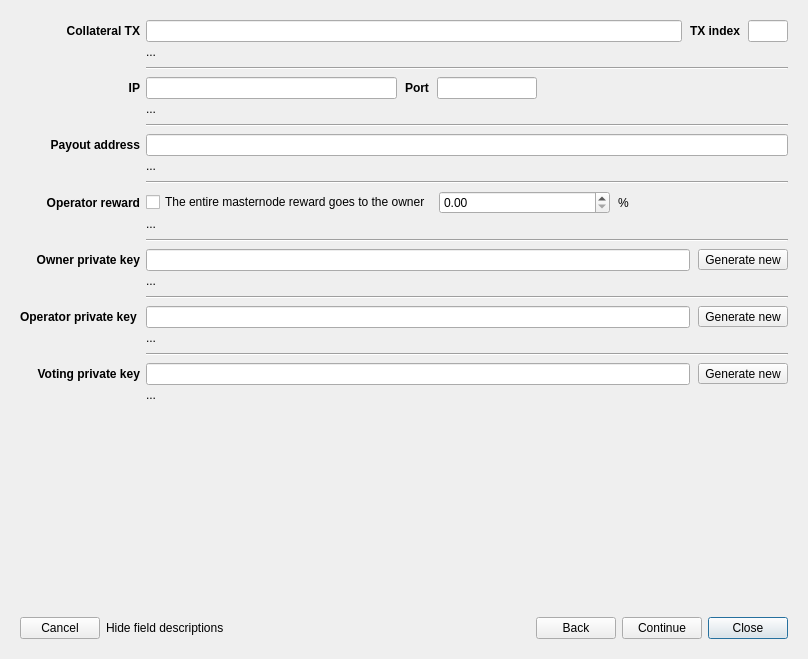
<?xml version="1.0" encoding="UTF-8"?>
<ui version="4.0">
 <class>RegMasternodeDlg</class>
 <widget class="QDialog" name="RegMasternodeDlg">
  <property name="geometry">
   <rect>
    <x>0</x>
    <y>0</y>
    <width>808</width>
    <height>659</height>
   </rect>
  </property>
  <property name="sizePolicy">
   <sizepolicy hsizetype="Preferred" vsizetype="Minimum">
    <horstretch>0</horstretch>
    <verstretch>0</verstretch>
   </sizepolicy>
  </property>
  <property name="windowTitle">
   <string>Masternode migration wizard</string>
  </property>
  <layout class="QVBoxLayout" name="verticalLayout">
   <property name="spacing">
    <number>0</number>
   </property>
   <property name="sizeConstraint">
    <enum>QLayout::SetMinimumSize</enum>
   </property>
   <item>
    <widget class="QStackedWidget" name="stackedWidget">
     <property name="sizePolicy">
      <sizepolicy hsizetype="Preferred" vsizetype="Minimum">
       <horstretch>0</horstretch>
       <verstretch>0</verstretch>
      </sizepolicy>
     </property>
     <property name="currentIndex">
      <number>0</number>
     </property>
     <widget class="QWidget" name="page0">
      <property name="sizePolicy">
       <sizepolicy hsizetype="Preferred" vsizetype="Minimum">
        <horstretch>0</horstretch>
        <verstretch>0</verstretch>
       </sizepolicy>
      </property>
      <layout class="QGridLayout" name="gridLayout" rowstretch="0,0,0,0,0,0,0,0,0,0,0,0,0,0,0,0,0,0,0,0,0,0,0">
       <property name="sizeConstraint">
        <enum>QLayout::SetMinimumSize</enum>
       </property>
       <property name="verticalSpacing">
        <number>3</number>
       </property>
       <item row="14" column="1">
        <widget class="QLabel" name="lblOwnerMsg">
         <property name="sizePolicy">
          <sizepolicy hsizetype="Ignored" vsizetype="Preferred">
           <horstretch>0</horstretch>
           <verstretch>0</verstretch>
          </sizepolicy>
         </property>
         <property name="text">
          <string>...</string>
         </property>
         <property name="wordWrap">
          <bool>true</bool>
         </property>
         <property name="openExternalLinks">
          <bool>true</bool>
         </property>
         <property name="textInteractionFlags">
          <set>Qt::LinksAccessibleByMouse|Qt::TextSelectableByMouse</set>
         </property>
        </widget>
       </item>
       <item row="21" column="1">
        <widget class="QLabel" name="lblVotingMsg">
         <property name="sizePolicy">
          <sizepolicy hsizetype="Ignored" vsizetype="Preferred">
           <horstretch>0</horstretch>
           <verstretch>0</verstretch>
          </sizepolicy>
         </property>
         <property name="text">
          <string>...</string>
         </property>
         <property name="wordWrap">
          <bool>true</bool>
         </property>
         <property name="openExternalLinks">
          <bool>true</bool>
         </property>
         <property name="textInteractionFlags">
          <set>Qt::LinksAccessibleByMouse|Qt::TextSelectableByMouse</set>
         </property>
        </widget>
       </item>
       <item row="3" column="1">
        <layout class="QHBoxLayout" name="layIP">
         <property name="spacing">
          <number>8</number>
         </property>
         <item>
          <widget class="QLineEdit" name="edtIP">
           <property name="clearButtonEnabled">
            <bool>true</bool>
           </property>
          </widget>
         </item>
         <item>
          <widget class="QLabel" name="label_5">
           <property name="font">
            <font>
             <weight>75</weight>
             <bold>true</bold>
            </font>
           </property>
           <property name="text">
            <string>Port</string>
           </property>
          </widget>
         </item>
         <item>
          <widget class="QLineEdit" name="edtPort">
           <property name="sizePolicy">
            <sizepolicy hsizetype="Minimum" vsizetype="Fixed">
             <horstretch>0</horstretch>
             <verstretch>0</verstretch>
            </sizepolicy>
           </property>
           <property name="maximumSize">
            <size>
             <width>100</width>
             <height>16777215</height>
            </size>
           </property>
           <property name="clearButtonEnabled">
            <bool>true</bool>
           </property>
          </widget>
         </item>
         <item>
          <spacer name="horizontalSpacer">
           <property name="orientation">
            <enum>Qt::Horizontal</enum>
           </property>
           <property name="sizeHint" stdset="0">
            <size>
             <width>40</width>
             <height>20</height>
            </size>
           </property>
          </spacer>
         </item>
        </layout>
       </item>
       <item row="10" column="1">
        <layout class="QHBoxLayout" name="layOperatorReward">
         <property name="spacing">
          <number>8</number>
         </property>
         <item>
          <widget class="QCheckBox" name="chbWholeMNReward">
           <property name="text">
            <string>The entire masternode reward goes to the owner</string>
           </property>
          </widget>
         </item>
         <item>
          <widget class="QDoubleSpinBox" name="edtOperatorReward">
           <property name="maximum">
            <double>100.000000000000000</double>
           </property>
          </widget>
         </item>
         <item>
          <widget class="QLabel" name="label_16">
           <property name="text">
            <string>%</string>
           </property>
          </widget>
         </item>
        </layout>
       </item>
       <item row="19" column="1">
        <layout class="QHBoxLayout" name="layVotingKey">
         <property name="spacing">
          <number>8</number>
         </property>
         <item>
          <widget class="QLineEdit" name="edtVotingKey">
           <property name="clearButtonEnabled">
            <bool>true</bool>
           </property>
          </widget>
         </item>
         <item>
          <widget class="QToolButton" name="btnGenerateVotingKey">
           <property name="text">
            <string>Generate new</string>
           </property>
          </widget>
         </item>
        </layout>
       </item>
       <item row="15" column="1">
        <widget class="Line" name="line_5">
         <property name="minimumSize">
          <size>
           <width>0</width>
           <height>12</height>
          </size>
         </property>
         <property name="orientation">
          <enum>Qt::Horizontal</enum>
         </property>
        </widget>
       </item>
       <item row="16" column="1">
        <layout class="QHBoxLayout" name="layOperatorKey">
         <property name="spacing">
          <number>8</number>
         </property>
         <item>
          <widget class="QLineEdit" name="edtOperatorKey">
           <property name="clearButtonEnabled">
            <bool>true</bool>
           </property>
          </widget>
         </item>
         <item>
          <widget class="QToolButton" name="btnGenerateOperatorKey">
           <property name="text">
            <string>Generate new</string>
           </property>
          </widget>
         </item>
        </layout>
       </item>
       <item row="7" column="1">
        <layout class="QHBoxLayout" name="layPayoutAddress">
         <property name="spacing">
          <number>8</number>
         </property>
         <item>
          <widget class="QLineEdit" name="edtPayoutAddress">
           <property name="clearButtonEnabled">
            <bool>true</bool>
           </property>
          </widget>
         </item>
        </layout>
       </item>
       <item row="7" column="0">
        <widget class="QLabel" name="label_8">
         <property name="font">
          <font>
           <weight>75</weight>
           <bold>true</bold>
          </font>
         </property>
         <property name="text">
          <string>Payout address</string>
         </property>
         <property name="alignment">
          <set>Qt::AlignRight|Qt::AlignTrailing|Qt::AlignVCenter</set>
         </property>
        </widget>
       </item>
       <item row="6" column="1">
        <widget class="Line" name="line_2">
         <property name="minimumSize">
          <size>
           <width>0</width>
           <height>12</height>
          </size>
         </property>
         <property name="orientation">
          <enum>Qt::Horizontal</enum>
         </property>
        </widget>
       </item>
       <item row="9" column="1">
        <widget class="Line" name="line_3">
         <property name="minimumSize">
          <size>
           <width>0</width>
           <height>12</height>
          </size>
         </property>
         <property name="orientation">
          <enum>Qt::Horizontal</enum>
         </property>
        </widget>
       </item>
       <item row="2" column="1">
        <widget class="Line" name="line">
         <property name="minimumSize">
          <size>
           <width>0</width>
           <height>12</height>
          </size>
         </property>
         <property name="orientation">
          <enum>Qt::Horizontal</enum>
         </property>
        </widget>
       </item>
       <item row="18" column="1">
        <widget class="Line" name="line_6">
         <property name="minimumSize">
          <size>
           <width>0</width>
           <height>12</height>
          </size>
         </property>
         <property name="orientation">
          <enum>Qt::Horizontal</enum>
         </property>
        </widget>
       </item>
       <item row="5" column="1">
        <widget class="QLabel" name="lblIPMsg">
         <property name="sizePolicy">
          <sizepolicy hsizetype="Ignored" vsizetype="Minimum">
           <horstretch>0</horstretch>
           <verstretch>0</verstretch>
          </sizepolicy>
         </property>
         <property name="minimumSize">
          <size>
           <width>0</width>
           <height>8</height>
          </size>
         </property>
         <property name="text">
          <string>...</string>
         </property>
         <property name="alignment">
          <set>Qt::AlignLeading|Qt::AlignLeft|Qt::AlignTop</set>
         </property>
         <property name="wordWrap">
          <bool>true</bool>
         </property>
         <property name="openExternalLinks">
          <bool>true</bool>
         </property>
         <property name="textInteractionFlags">
          <set>Qt::LinksAccessibleByMouse|Qt::TextSelectableByMouse</set>
         </property>
        </widget>
       </item>
       <item row="10" column="0">
        <widget class="QLabel" name="label_15">
         <property name="font">
          <font>
           <weight>75</weight>
           <bold>true</bold>
          </font>
         </property>
         <property name="text">
          <string>Operator reward</string>
         </property>
         <property name="alignment">
          <set>Qt::AlignRight|Qt::AlignTrailing|Qt::AlignVCenter</set>
         </property>
        </widget>
       </item>
       <item row="0" column="1">
        <layout class="QHBoxLayout" name="layCollateral">
         <property name="spacing">
          <number>8</number>
         </property>
         <item>
          <widget class="QLineEdit" name="edtCollateralTx">
           <property name="clearButtonEnabled">
            <bool>true</bool>
           </property>
          </widget>
         </item>
         <item>
          <widget class="QLabel" name="label_2">
           <property name="font">
            <font>
             <weight>75</weight>
             <bold>true</bold>
            </font>
           </property>
           <property name="text">
            <string>TX index</string>
           </property>
          </widget>
         </item>
         <item>
          <widget class="QLineEdit" name="edtCollateralIndex">
           <property name="maximumSize">
            <size>
             <width>40</width>
             <height>16777215</height>
            </size>
           </property>
          </widget>
         </item>
        </layout>
       </item>
       <item row="12" column="1">
        <widget class="Line" name="line_4">
         <property name="minimumSize">
          <size>
           <width>0</width>
           <height>12</height>
          </size>
         </property>
         <property name="orientation">
          <enum>Qt::Horizontal</enum>
         </property>
        </widget>
       </item>
       <item row="11" column="1">
        <widget class="QLabel" name="lblOperatorRewardMsg">
         <property name="sizePolicy">
          <sizepolicy hsizetype="Ignored" vsizetype="Preferred">
           <horstretch>0</horstretch>
           <verstretch>0</verstretch>
          </sizepolicy>
         </property>
         <property name="text">
          <string>...</string>
         </property>
         <property name="wordWrap">
          <bool>true</bool>
         </property>
         <property name="openExternalLinks">
          <bool>true</bool>
         </property>
        </widget>
       </item>
       <item row="0" column="0">
        <widget class="QLabel" name="label">
         <property name="font">
          <font>
           <weight>75</weight>
           <bold>true</bold>
          </font>
         </property>
         <property name="text">
          <string>Collateral TX</string>
         </property>
         <property name="alignment">
          <set>Qt::AlignRight|Qt::AlignTrailing|Qt::AlignVCenter</set>
         </property>
        </widget>
       </item>
       <item row="13" column="1">
        <layout class="QHBoxLayout" name="horizontalLayout_3">
         <property name="spacing">
          <number>8</number>
         </property>
         <item>
          <widget class="QLineEdit" name="edtOwnerKey">
           <property name="text">
            <string/>
           </property>
           <property name="clearButtonEnabled">
            <bool>true</bool>
           </property>
          </widget>
         </item>
         <item>
          <widget class="QToolButton" name="btnGenerateOwnerKey">
           <property name="text">
            <string>Generate new</string>
           </property>
          </widget>
         </item>
        </layout>
       </item>
       <item row="1" column="1">
        <widget class="QLabel" name="lblCollateralTxMsg">
         <property name="sizePolicy">
          <sizepolicy hsizetype="Ignored" vsizetype="Minimum">
           <horstretch>0</horstretch>
           <verstretch>0</verstretch>
          </sizepolicy>
         </property>
         <property name="frameShape">
          <enum>QFrame::NoFrame</enum>
         </property>
         <property name="midLineWidth">
          <number>0</number>
         </property>
         <property name="text">
          <string>...</string>
         </property>
         <property name="wordWrap">
          <bool>true</bool>
         </property>
         <property name="openExternalLinks">
          <bool>false</bool>
         </property>
         <property name="textInteractionFlags">
          <set>Qt::LinksAccessibleByMouse|Qt::TextSelectableByMouse</set>
         </property>
        </widget>
       </item>
       <item row="8" column="1">
        <widget class="QLabel" name="lblPayoutMsg">
         <property name="sizePolicy">
          <sizepolicy hsizetype="Ignored" vsizetype="Minimum">
           <horstretch>0</horstretch>
           <verstretch>0</verstretch>
          </sizepolicy>
         </property>
         <property name="text">
          <string>...</string>
         </property>
         <property name="wordWrap">
          <bool>true</bool>
         </property>
         <property name="openExternalLinks">
          <bool>true</bool>
         </property>
         <property name="textInteractionFlags">
          <set>Qt::LinksAccessibleByMouse|Qt::TextSelectableByMouse</set>
         </property>
        </widget>
       </item>
       <item row="3" column="0">
        <widget class="QLabel" name="label_3">
         <property name="font">
          <font>
           <weight>75</weight>
           <bold>true</bold>
          </font>
         </property>
         <property name="text">
          <string>IP</string>
         </property>
         <property name="alignment">
          <set>Qt::AlignRight|Qt::AlignTrailing|Qt::AlignVCenter</set>
         </property>
        </widget>
       </item>
       <item row="17" column="1">
        <widget class="QLabel" name="lblOperatorMsg">
         <property name="sizePolicy">
          <sizepolicy hsizetype="Ignored" vsizetype="Preferred">
           <horstretch>0</horstretch>
           <verstretch>0</verstretch>
          </sizepolicy>
         </property>
         <property name="text">
          <string>...</string>
         </property>
         <property name="wordWrap">
          <bool>true</bool>
         </property>
         <property name="openExternalLinks">
          <bool>true</bool>
         </property>
         <property name="textInteractionFlags">
          <set>Qt::LinksAccessibleByMouse|Qt::TextSelectableByMouse</set>
         </property>
        </widget>
       </item>
       <item row="22" column="1">
        <spacer name="verticalSpacer">
         <property name="orientation">
          <enum>Qt::Vertical</enum>
         </property>
         <property name="sizeHint" stdset="0">
          <size>
           <width>20</width>
           <height>0</height>
          </size>
         </property>
        </spacer>
       </item>
       <item row="13" column="0">
        <widget class="QLabel" name="lblOwnerKey">
         <property name="text">
          <string>&lt;b&gt;Owner private key&lt;/b&gt;</string>
         </property>
         <property name="alignment">
          <set>Qt::AlignRight|Qt::AlignTrailing|Qt::AlignVCenter</set>
         </property>
        </widget>
       </item>
       <item row="16" column="0">
        <widget class="QLabel" name="lblOperatorKey">
         <property name="text">
          <string>&lt;b&gt;Operator private key&lt;/b&gt; </string>
         </property>
         <property name="alignment">
          <set>Qt::AlignRight|Qt::AlignTrailing|Qt::AlignVCenter</set>
         </property>
        </widget>
       </item>
       <item row="19" column="0">
        <widget class="QLabel" name="lblVotingKey">
         <property name="text">
          <string>&lt;b&gt;Voting private key&lt;/b&gt;</string>
         </property>
         <property name="alignment">
          <set>Qt::AlignRight|Qt::AlignTrailing|Qt::AlignVCenter</set>
         </property>
        </widget>
       </item>
      </layout>
     </widget>
     <widget class="QWidget" name="page1">
      <property name="sizePolicy">
       <sizepolicy hsizetype="Preferred" vsizetype="Minimum">
        <horstretch>0</horstretch>
        <verstretch>0</verstretch>
       </sizepolicy>
      </property>
      <layout class="QVBoxLayout" name="verticalLayout_2">
       <item>
        <widget class="QLabel" name="label_4">
         <property name="text">
          <string>&lt;b&gt;Choose the Absolute wallet type to be used for submitting ProRegTx transaction.&lt;/b&gt;</string>
         </property>
         <property name="wordWrap">
          <bool>true</bool>
         </property>
        </widget>
       </item>
       <item>
        <widget class="QGroupBox" name="gbAbsoluteNodeType">
         <property name="title">
          <string/>
         </property>
         <property name="flat">
          <bool>false</bool>
         </property>
         <layout class="QVBoxLayout" name="verticalLayout_3">
          <property name="spacing">
           <number>12</number>
          </property>
          <item>
           <widget class="QRadioButton" name="rbDMTAbsoluteNodeType">
            <property name="text">
             <string>Remote Absolute RPC Node (automatic method)</string>
            </property>
           </widget>
          </item>
          <item>
           <widget class="QRadioButton" name="rbOwnAbsoluteNodeType">
            <property name="text">
             <string>Your own Absolute-Qt wallet (manual method)</string>
            </property>
           </widget>
          </item>
         </layout>
        </widget>
       </item>
       <item>
        <widget class="QLabel" name="lblAbsoluteNodeTypeMessage">
         <property name="text">
          <string/>
         </property>
         <property name="wordWrap">
          <bool>true</bool>
         </property>
         <property name="openExternalLinks">
          <bool>true</bool>
         </property>
         <property name="textInteractionFlags">
          <set>Qt::LinksAccessibleByMouse|Qt::TextSelectableByMouse</set>
         </property>
        </widget>
       </item>
       <item>
        <spacer name="verticalSpacer_2">
         <property name="orientation">
          <enum>Qt::Vertical</enum>
         </property>
         <property name="sizeHint" stdset="0">
          <size>
           <width>20</width>
           <height>40</height>
          </size>
         </property>
        </spacer>
       </item>
      </layout>
     </widget>
     <widget class="QWidget" name="page2">
      <property name="sizePolicy">
       <sizepolicy hsizetype="Preferred" vsizetype="Minimum">
        <horstretch>0</horstretch>
        <verstretch>0</verstretch>
       </sizepolicy>
      </property>
      <layout class="QVBoxLayout" name="verticalLayout_4" stretch="0,0,0,0,0,0">
       <item>
        <widget class="QLabel" name="lblProtxTransaction1">
         <property name="text">
          <string>1.</string>
         </property>
         <property name="wordWrap">
          <bool>true</bool>
         </property>
         <property name="textInteractionFlags">
          <set>Qt::LinksAccessibleByMouse|Qt::TextSelectableByMouse</set>
         </property>
        </widget>
       </item>
       <item>
        <widget class="QLabel" name="lblProtxTransaction2">
         <property name="frameShape">
          <enum>QFrame::Box</enum>
         </property>
         <property name="frameShadow">
          <enum>QFrame::Sunken</enum>
         </property>
         <property name="text">
          <string>message</string>
         </property>
         <property name="wordWrap">
          <bool>true</bool>
         </property>
         <property name="textInteractionFlags">
          <set>Qt::LinksAccessibleByMouse|Qt::TextSelectableByMouse</set>
         </property>
        </widget>
       </item>
       <item>
        <widget class="QLabel" name="lblProtxTransaction3">
         <property name="text">
          <string>2.</string>
         </property>
         <property name="wordWrap">
          <bool>true</bool>
         </property>
         <property name="textInteractionFlags">
          <set>Qt::LinksAccessibleByMouse|Qt::TextSelectableByMouse</set>
         </property>
        </widget>
       </item>
       <item>
        <widget class="QLabel" name="lblProtxTransaction4">
         <property name="text">
          <string>3.</string>
         </property>
         <property name="wordWrap">
          <bool>true</bool>
         </property>
         <property name="textInteractionFlags">
          <set>Qt::LinksAccessibleByMouse|Qt::TextSelectableByMouse</set>
         </property>
        </widget>
       </item>
       <item>
        <widget class="QLabel" name="label_6">
         <property name="text">
          <string/>
         </property>
        </widget>
       </item>
       <item>
        <spacer name="verticalSpacer_3">
         <property name="orientation">
          <enum>Qt::Vertical</enum>
         </property>
         <property name="sizeHint" stdset="0">
          <size>
           <width>20</width>
           <height>40</height>
          </size>
         </property>
        </spacer>
       </item>
      </layout>
     </widget>
     <widget class="QWidget" name="page3">
      <property name="sizePolicy">
       <sizepolicy hsizetype="Preferred" vsizetype="Minimum">
        <horstretch>0</horstretch>
        <verstretch>0</verstretch>
       </sizepolicy>
      </property>
      <layout class="QVBoxLayout" name="verticalLayout_5">
       <property name="spacing">
        <number>12</number>
       </property>
       <item>
        <widget class="QLabel" name="label_10">
         <property name="text">
          <string>&lt;span style=&quot;color:red&quot;&gt;&lt;b&gt;Important:&lt;/b&gt;&lt;/span&gt; A Absolute Core wallet with sufficient funds to cover transaction fees is required to complete the steps below. The operations are performed from the Debug console in the Tools menu.</string>
         </property>
         <property name="wordWrap">
          <bool>true</bool>
         </property>
         <property name="textInteractionFlags">
          <set>Qt::LinksAccessibleByMouse|Qt::TextSelectableByMouse</set>
         </property>
        </widget>
       </item>
       <item>
        <widget class="QLabel" name="label_12">
         <property name="text">
          <string>&lt;b&gt;1. Enter the funding address from your Absolute Core wallet:&lt;/b&gt;</string>
         </property>
        </widget>
       </item>
       <item>
        <layout class="QHBoxLayout" name="horizontalLayout_4">
         <item>
          <widget class="QLineEdit" name="edtManualFundingAddress">
           <property name="toolTip">
            <string>&lt;html&gt;&lt;head/&gt;&lt;body&gt;&lt;p&gt;Enter the address from your Absolute Core wallet that has sufficient funds to cover transaction fees.&lt;br&gt;&lt;br&gt;You can check the balances of individual addresses by entering the following command in the debug console: &lt;code&gt;listaddressbalances&lt;/code&gt;.&lt;/p&gt;&lt;/body&gt;&lt;/html&gt;</string>
           </property>
          </widget>
         </item>
         <item>
          <widget class="QToolButton" name="btnManualFundingAddressPaste">
           <property name="toolTip">
            <string>Paste text from clipboard</string>
           </property>
           <property name="text">
            <string/>
           </property>
          </widget>
         </item>
        </layout>
       </item>
       <item>
        <widget class="QLabel" name="label_13">
         <property name="text">
          <string>&lt;b&gt;2. Execute the following command in the Absolute wallet's debug console:&lt;/b&gt;</string>
         </property>
        </widget>
       </item>
       <item>
        <layout class="QHBoxLayout" name="layManualStep1">
         <item>
          <widget class="QPlainTextEdit" name="edtManualProtxPrepare">
           <property name="sizePolicy">
            <sizepolicy hsizetype="Expanding" vsizetype="Preferred">
             <horstretch>0</horstretch>
             <verstretch>0</verstretch>
            </sizepolicy>
           </property>
           <property name="tabChangesFocus">
            <bool>true</bool>
           </property>
           <property name="readOnly">
            <bool>true</bool>
           </property>
           <property name="textInteractionFlags">
            <set>Qt::TextSelectableByMouse</set>
           </property>
          </widget>
         </item>
         <item>
          <widget class="QToolButton" name="btnManualProtxPrepareCopy">
           <property name="focusPolicy">
            <enum>Qt::NoFocus</enum>
           </property>
           <property name="toolTip">
            <string>Copy text to clipboard</string>
           </property>
           <property name="text">
            <string/>
           </property>
          </widget>
         </item>
        </layout>
       </item>
       <item>
        <widget class="QLabel" name="label_14">
         <property name="text">
          <string>&lt;b&gt;3. Paste the result below and click the &amp;lt;Sign message...&amp;gt; button:&lt;/b&gt;</string>
         </property>
        </widget>
       </item>
       <item>
        <layout class="QHBoxLayout" name="layManualStep2">
         <item>
          <widget class="QPlainTextEdit" name="edtManualProtxPrepareResult">
           <property name="sizePolicy">
            <sizepolicy hsizetype="Expanding" vsizetype="Preferred">
             <horstretch>0</horstretch>
             <verstretch>0</verstretch>
            </sizepolicy>
           </property>
           <property name="tabChangesFocus">
            <bool>true</bool>
           </property>
          </widget>
         </item>
         <item>
          <widget class="QToolButton" name="btnManualProtxPrepareResultPaste">
           <property name="toolTip">
            <string>Paste text from clipboard</string>
           </property>
           <property name="text">
            <string/>
           </property>
          </widget>
         </item>
        </layout>
       </item>
       <item>
        <layout class="QHBoxLayout" name="horizontalLayout_2">
         <item>
          <widget class="QPushButton" name="btnManualSignProtx">
           <property name="text">
            <string>Sign message with hardware wallet</string>
           </property>
           <property name="autoDefault">
            <bool>false</bool>
           </property>
          </widget>
         </item>
         <item>
          <spacer name="horizontalSpacer_3">
           <property name="orientation">
            <enum>Qt::Horizontal</enum>
           </property>
           <property name="sizeHint" stdset="0">
            <size>
             <width>40</width>
             <height>20</height>
            </size>
           </property>
          </spacer>
         </item>
        </layout>
       </item>
       <item>
        <widget class="QLabel" name="label_17">
         <property name="text">
          <string>&lt;b&gt;4. Execute the following command in the Absolute wallet's debug console:&lt;/b&gt;</string>
         </property>
        </widget>
       </item>
       <item>
        <layout class="QHBoxLayout" name="layManualStep3">
         <item>
          <widget class="QPlainTextEdit" name="edtManualProtxSubmit">
           <property name="sizePolicy">
            <sizepolicy hsizetype="Expanding" vsizetype="Preferred">
             <horstretch>0</horstretch>
             <verstretch>0</verstretch>
            </sizepolicy>
           </property>
           <property name="tabChangesFocus">
            <bool>true</bool>
           </property>
           <property name="readOnly">
            <bool>true</bool>
           </property>
          </widget>
         </item>
         <item>
          <widget class="QToolButton" name="btnManualProtxSubmitCopy">
           <property name="toolTip">
            <string>Copy text to clipboard</string>
           </property>
           <property name="text">
            <string/>
           </property>
          </widget>
         </item>
        </layout>
       </item>
       <item>
        <widget class="QLabel" name="label_11">
         <property name="text">
          <string>&lt;b&gt;5. Paste the result (tx hash) below and click the &amp;lt;Continue&amp;gt; button:&lt;/b&gt;</string>
         </property>
        </widget>
       </item>
       <item>
        <layout class="QHBoxLayout" name="layManualStep4">
         <item>
          <widget class="QLineEdit" name="edtManualTxHash"/>
         </item>
         <item>
          <widget class="QToolButton" name="btnManualTxHashPaste">
           <property name="toolTip">
            <string>Paste text from clipboard</string>
           </property>
           <property name="text">
            <string/>
           </property>
          </widget>
         </item>
        </layout>
       </item>
      </layout>
     </widget>
     <widget class="QWidget" name="page4">
      <property name="sizePolicy">
       <sizepolicy hsizetype="Preferred" vsizetype="Minimum">
        <horstretch>0</horstretch>
        <verstretch>0</verstretch>
       </sizepolicy>
      </property>
      <layout class="QVBoxLayout" name="verticalLayout_6">
       <item>
        <widget class="QLabel" name="lblProtxSummary1">
         <property name="text">
          <string>&lt;b&gt;&lt;span style=&quot;color:green&quot;&gt;Congratultions! The transaction for your DIP-3 masternode has been submitted.&lt;/b&gt;&lt;/span&gt;</string>
         </property>
         <property name="wordWrap">
          <bool>true</bool>
         </property>
        </widget>
       </item>
       <item>
        <widget class="QLabel" name="lblProtxSummary2">
         <property name="text">
          <string>It is highly recommended to make a secure copy of the following information (&lt;a href=&quot;save&quot;&gt;save to a file&lt;/a&gt;):</string>
         </property>
         <property name="wordWrap">
          <bool>true</bool>
         </property>
        </widget>
       </item>
       <item>
        <widget class="QTextBrowser" name="edtProtxSummary"/>
       </item>
       <item>
        <widget class="QLabel" name="lblProtxSummary3">
         <property name="text">
          <string>...</string>
         </property>
         <property name="wordWrap">
          <bool>true</bool>
         </property>
         <property name="textInteractionFlags">
          <set>Qt::LinksAccessibleByMouse|Qt::TextSelectableByMouse</set>
         </property>
        </widget>
       </item>
       <item>
        <layout class="QHBoxLayout" name="horizontalLayout_5">
         <item>
          <widget class="QLineEdit" name="edtSummaryDMNOperatorKey">
           <property name="readOnly">
            <bool>true</bool>
           </property>
          </widget>
         </item>
         <item>
          <widget class="QToolButton" name="btnSummaryDMNOperatorKeyCopy">
           <property name="toolTip">
            <string>Copy text to clipboard</string>
           </property>
           <property name="text">
            <string/>
           </property>
          </widget>
         </item>
        </layout>
       </item>
      </layout>
     </widget>
    </widget>
   </item>
   <item>
    <widget class="QFrame" name="frame">
     <property name="frameShape">
      <enum>QFrame::NoFrame</enum>
     </property>
     <property name="frameShadow">
      <enum>QFrame::Raised</enum>
     </property>
     <layout class="QHBoxLayout" name="horizontalLayout">
      <item>
       <widget class="QPushButton" name="btnCancel">
        <property name="text">
         <string>Cancel</string>
        </property>
        <property name="autoDefault">
         <bool>false</bool>
        </property>
       </widget>
      </item>
      <item>
       <widget class="QLabel" name="lblFieldHints">
        <property name="text">
         <string>Hide field descriptions</string>
        </property>
       </widget>
      </item>
      <item>
       <widget class="QLabel" name="lblDocumentation">
        <property name="text">
         <string/>
        </property>
        <property name="openExternalLinks">
         <bool>true</bool>
        </property>
       </widget>
      </item>
      <item>
       <spacer name="horizontalSpacer_2">
        <property name="orientation">
         <enum>Qt::Horizontal</enum>
        </property>
        <property name="sizeHint" stdset="0">
         <size>
          <width>40</width>
          <height>20</height>
         </size>
        </property>
       </spacer>
      </item>
      <item>
       <widget class="QPushButton" name="btnBack">
        <property name="text">
         <string>Back</string>
        </property>
        <property name="autoDefault">
         <bool>false</bool>
        </property>
       </widget>
      </item>
      <item>
       <widget class="QPushButton" name="btnContinue">
        <property name="text">
         <string>Continue</string>
        </property>
        <property name="autoDefault">
         <bool>false</bool>
        </property>
       </widget>
      </item>
      <item>
       <widget class="QPushButton" name="btnClose">
        <property name="text">
         <string>Close</string>
        </property>
       </widget>
      </item>
     </layout>
    </widget>
   </item>
  </layout>
 </widget>
 <tabstops>
  <tabstop>edtCollateralTx</tabstop>
  <tabstop>edtCollateralIndex</tabstop>
  <tabstop>edtIP</tabstop>
  <tabstop>edtPort</tabstop>
  <tabstop>edtPayoutAddress</tabstop>
  <tabstop>chbWholeMNReward</tabstop>
  <tabstop>edtOperatorReward</tabstop>
  <tabstop>edtOwnerKey</tabstop>
  <tabstop>btnGenerateOwnerKey</tabstop>
  <tabstop>edtOperatorKey</tabstop>
  <tabstop>btnGenerateOperatorKey</tabstop>
  <tabstop>edtVotingKey</tabstop>
  <tabstop>btnGenerateVotingKey</tabstop>
  <tabstop>btnContinue</tabstop>
  <tabstop>edtManualProtxPrepareResult</tabstop>
  <tabstop>btnManualSignProtx</tabstop>
  <tabstop>edtManualProtxSubmit</tabstop>
  <tabstop>edtProtxSummary</tabstop>
  <tabstop>edtManualFundingAddress</tabstop>
  <tabstop>btnClose</tabstop>
  <tabstop>rbOwnAbsoluteNodeType</tabstop>
  <tabstop>btnManualProtxPrepareResultPaste</tabstop>
  <tabstop>btnBack</tabstop>
  <tabstop>btnManualProtxSubmitCopy</tabstop>
  <tabstop>edtManualProtxPrepare</tabstop>
  <tabstop>btnManualTxHashPaste</tabstop>
  <tabstop>btnCancel</tabstop>
  <tabstop>btnManualFundingAddressPaste</tabstop>
  <tabstop>edtSummaryDMNOperatorKey</tabstop>
  <tabstop>btnSummaryDMNOperatorKeyCopy</tabstop>
  <tabstop>edtManualTxHash</tabstop>
  <tabstop>rbDMTAbsoluteNodeType</tabstop>
 </tabstops>
 <resources/>
 <connections/>
</ui>
